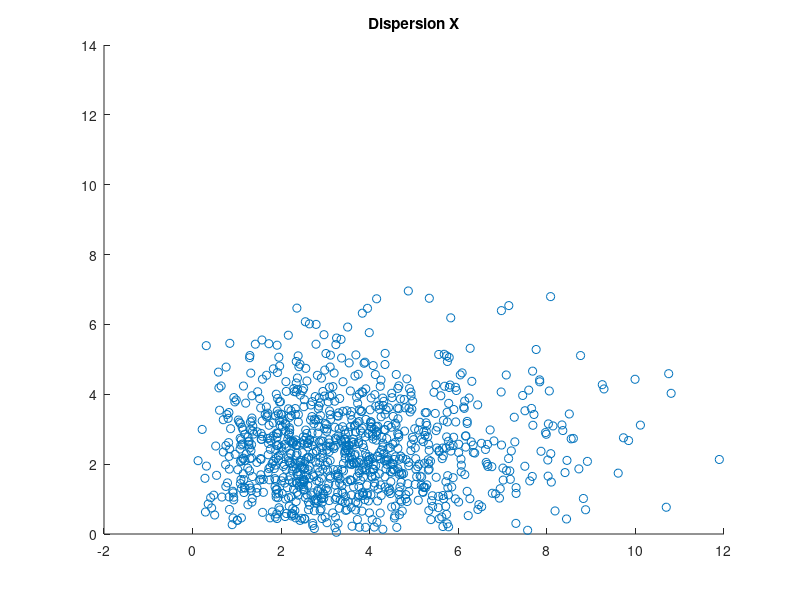
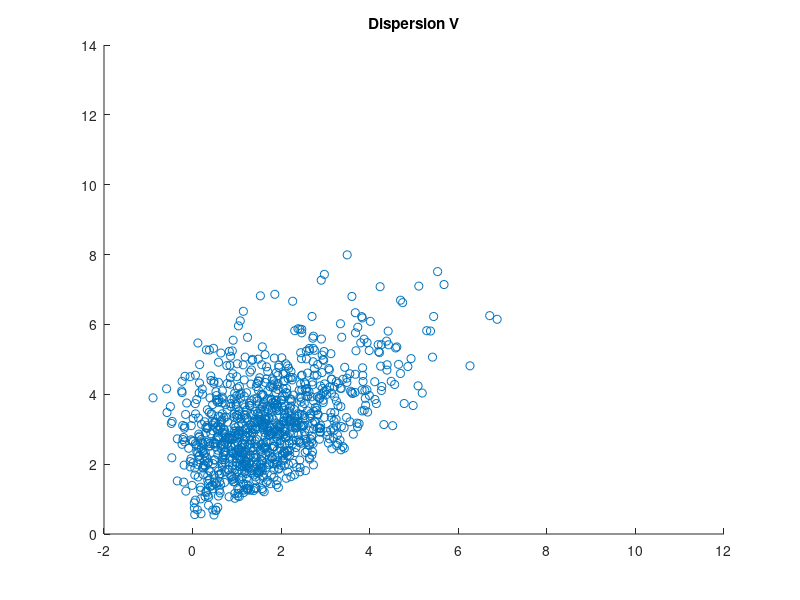
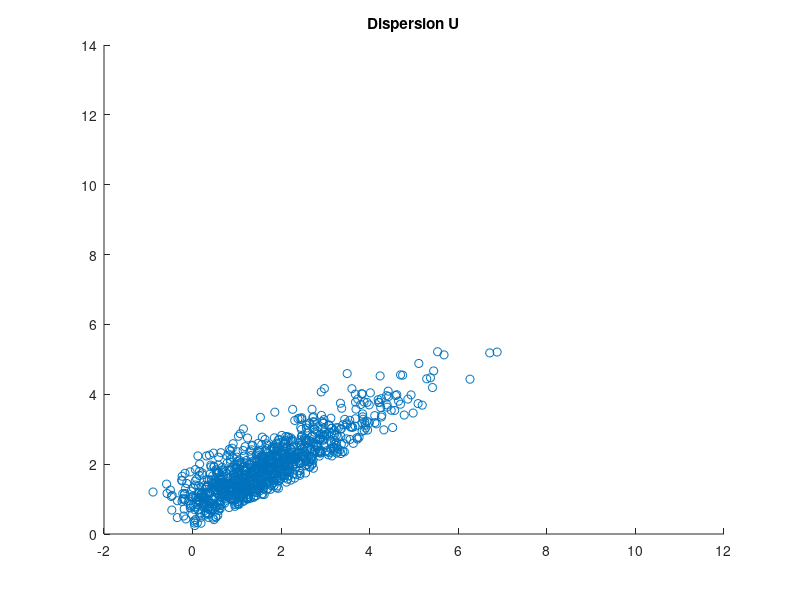

MATLAB code for these plots, in order: (Note: this script raises an error after producing the figures.)
N = 1000;
X1 = raylrnd(3, 1, N);
X2 = raylrnd(2, 1, N);
X = [X1; X2];
%Defino matrices 
B = [0.6, -0.2; 0.4, 0.7];
H = [0.6, -0.2; 0.4, 0.2];
%Tomo el cambio de variables 
V = B*X;
U = H*X;

figure;
scatter(X(1,:), X(2,:));
axis([-2 12 0 14]);
title('Dispersion X');
corrcoef(X(1,:), X(2,:))

figure;
scatter(V(1,:), V(2,:));
axis([-2 12 0 14]);
title('Dispersion V');
corrcoef(V(1,:), V(2,:))

figure;
scatter(U(1,:), U(2,:));
axis([-2 12 0 14]);
title('Dispersion U');
corrcoef(U(1,:), U(2,:))

%Obtengo las medias de cada VeA
uX = mean(X, 2)/N;
uV = mean(V, 2)/N;
uU = mean(U, 2)/N;

%Estimo covarianza
mul_vecX = (X - uX)*((X - uX)');
CX = mean(mul_vecX, 4)/(N-1);

mul_vecV = (V - uV)*((V - uV)');
CV = mean(mul_vecV, 4)/(N-1);

mul_vecU = (U - uU)*((U - uU)');
CU = mean(mul_vecU, 4)/(N-1);
%Ejercicio 3
Y1 = unifrnd(0, 2, 1, N);
Y2 = unifrnd(0, 3, 1, N);
Y = [Y1, Y2];
phi = pi/10;

R = [cos(phi), -sin(phi); sin(phi), cos(phi)];

Z = R*Y;

    




